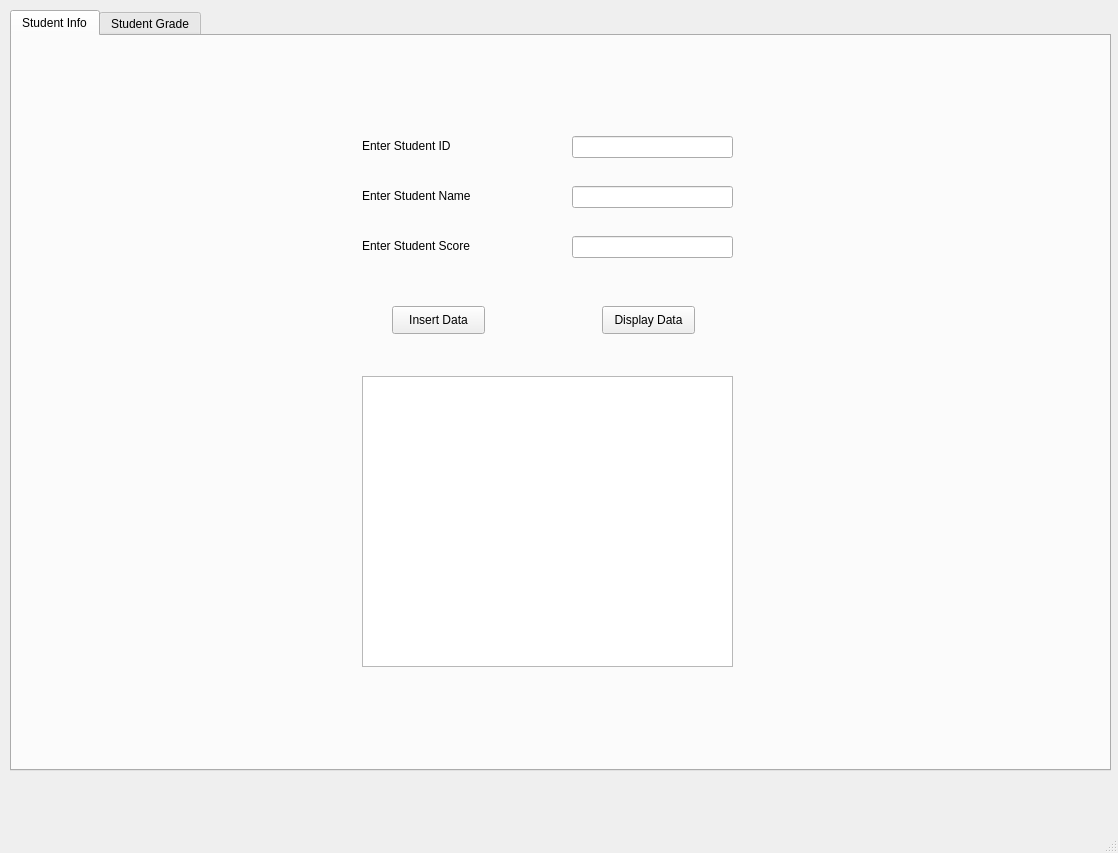
<?xml version="1.0" encoding="UTF-8"?>
<ui version="4.0">
 <class>studentGrade</class>
 <widget class="QMainWindow" name="studentGrade">
  <property name="geometry">
   <rect>
    <x>0</x>
    <y>0</y>
    <width>1118</width>
    <height>853</height>
   </rect>
  </property>
  <property name="font">
   <font>
    <family>Segoe UI</family>
    <pointsize>9</pointsize>
   </font>
  </property>
  <property name="windowTitle">
   <string>Student Grade</string>
  </property>
  <widget class="QWidget" name="centralwidget">
   <widget class="QTabWidget" name="tbStudentDetails">
    <property name="geometry">
     <rect>
      <x>10</x>
      <y>10</y>
      <width>1101</width>
      <height>761</height>
     </rect>
    </property>
    <property name="currentIndex">
     <number>0</number>
    </property>
    <widget class="QWidget" name="tabStudentInfo">
     <attribute name="title">
      <string>Student Info</string>
     </attribute>
     <widget class="QLabel" name="lblStudentId">
      <property name="geometry">
       <rect>
        <x>350</x>
        <y>100</y>
        <width>111</width>
        <height>20</height>
       </rect>
      </property>
      <property name="text">
       <string>Enter Student ID</string>
      </property>
     </widget>
     <widget class="QLineEdit" name="txtStudentId">
      <property name="geometry">
       <rect>
        <x>560</x>
        <y>100</y>
        <width>161</width>
        <height>22</height>
       </rect>
      </property>
     </widget>
     <widget class="QLabel" name="lblStudentName">
      <property name="geometry">
       <rect>
        <x>350</x>
        <y>150</y>
        <width>141</width>
        <height>20</height>
       </rect>
      </property>
      <property name="text">
       <string>Enter Student Name</string>
      </property>
     </widget>
     <widget class="QLineEdit" name="txtStudentName">
      <property name="geometry">
       <rect>
        <x>560</x>
        <y>150</y>
        <width>161</width>
        <height>22</height>
       </rect>
      </property>
     </widget>
     <widget class="QLabel" name="lblStudentScore">
      <property name="geometry">
       <rect>
        <x>350</x>
        <y>200</y>
        <width>141</width>
        <height>20</height>
       </rect>
      </property>
      <property name="text">
       <string>Enter Student Score</string>
      </property>
     </widget>
     <widget class="QLineEdit" name="txtStudentScore">
      <property name="geometry">
       <rect>
        <x>560</x>
        <y>200</y>
        <width>161</width>
        <height>22</height>
       </rect>
      </property>
     </widget>
     <widget class="QPushButton" name="btnDisplayData">
      <property name="geometry">
       <rect>
        <x>590</x>
        <y>270</y>
        <width>93</width>
        <height>28</height>
       </rect>
      </property>
      <property name="text">
       <string>Display Data</string>
      </property>
     </widget>
     <widget class="QPushButton" name="btnInsertData">
      <property name="geometry">
       <rect>
        <x>380</x>
        <y>270</y>
        <width>93</width>
        <height>28</height>
       </rect>
      </property>
      <property name="text">
       <string>Insert Data</string>
      </property>
     </widget>
     <widget class="QTableWidget" name="studentTableWidget">
      <property name="geometry">
       <rect>
        <x>350</x>
        <y>340</y>
        <width>371</width>
        <height>291</height>
       </rect>
      </property>
     </widget>
    </widget>
    <widget class="QWidget" name="tabStudentGrade">
     <attribute name="title">
      <string>Student Grade</string>
     </attribute>
     <widget class="QListWidget" name="lstStudentGrades">
      <property name="geometry">
       <rect>
        <x>80</x>
        <y>60</y>
        <width>931</width>
        <height>331</height>
       </rect>
      </property>
     </widget>
     <widget class="QPushButton" name="btnExportData">
      <property name="geometry">
       <rect>
        <x>490</x>
        <y>420</y>
        <width>93</width>
        <height>28</height>
       </rect>
      </property>
      <property name="text">
       <string>Export Data</string>
      </property>
     </widget>
    </widget>
   </widget>
  </widget>
  <widget class="QMenuBar" name="menubar">
   <property name="geometry">
    <rect>
     <x>0</x>
     <y>0</y>
     <width>1118</width>
     <height>26</height>
    </rect>
   </property>
  </widget>
  <widget class="QStatusBar" name="statusbar"/>
 </widget>
 <resources/>
 <connections/>
</ui>
